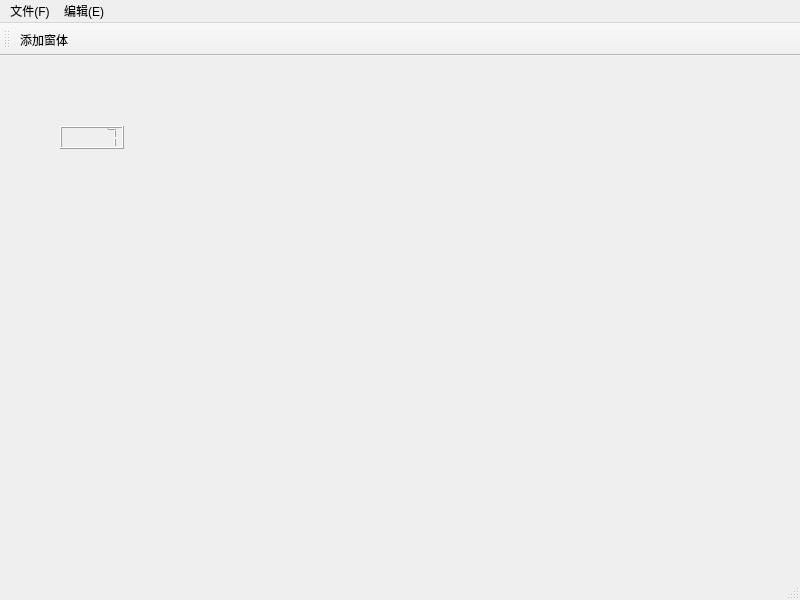
<?xml version="1.0" encoding="UTF-8"?>
<ui version="4.0">
 <class>MainWindow</class>
 <widget class="QMainWindow" name="MainWindow">
  <property name="geometry">
   <rect>
    <x>0</x>
    <y>0</y>
    <width>800</width>
    <height>600</height>
   </rect>
  </property>
  <property name="windowTitle">
   <string>MainWindow</string>
  </property>
  <widget class="QWidget" name="centralwidget">
   <widget class="QLCDNumber" name="lcdNumber">
    <property name="geometry">
     <rect>
      <x>60</x>
      <y>70</y>
      <width>64</width>
      <height>23</height>
     </rect>
    </property>
    <property name="value" stdset="0">
     <double>7.000000000000000</double>
    </property>
   </widget>
   <widget class="QWidget" name="gridLayoutWidget">
    <property name="geometry">
     <rect>
      <x>470</x>
      <y>170</y>
      <width>160</width>
      <height>80</height>
     </rect>
    </property>
    <layout class="QGridLayout" name="MainGridLayout"/>
   </widget>
  </widget>
  <widget class="QMenuBar" name="menubar">
   <property name="geometry">
    <rect>
     <x>0</x>
     <y>0</y>
     <width>800</width>
     <height>31</height>
    </rect>
   </property>
   <widget class="QMenu" name="menu_F">
    <property name="title">
     <string>文件(F)</string>
    </property>
    <addaction name="fileNewAction"/>
    <addaction name="fileOpenAction"/>
    <addaction name="fileCloseAction"/>
   </widget>
   <widget class="QMenu" name="menu">
    <property name="title">
     <string>编辑(E)</string>
    </property>
   </widget>
   <addaction name="menu_F"/>
   <addaction name="menu"/>
  </widget>
  <widget class="QStatusBar" name="statusbar"/>
  <widget class="QToolBar" name="toolBar">
   <property name="sizePolicy">
    <sizepolicy hsizetype="Preferred" vsizetype="Fixed">
     <horstretch>0</horstretch>
     <verstretch>0</verstretch>
    </sizepolicy>
   </property>
   <property name="minimumSize">
    <size>
     <width>30</width>
     <height>5</height>
    </size>
   </property>
   <property name="windowTitle">
    <string>工具栏</string>
   </property>
   <attribute name="toolBarArea">
    <enum>TopToolBarArea</enum>
   </attribute>
   <attribute name="toolBarBreak">
    <bool>true</bool>
   </attribute>
   <addaction name="addWinAction"/>
  </widget>
  <action name="fileOpenAction">
   <property name="text">
    <string>打开</string>
   </property>
   <property name="toolTip">
    <string>打开</string>
   </property>
   <property name="shortcut">
    <string>Alt+O</string>
   </property>
  </action>
  <action name="fileNewAction">
   <property name="text">
    <string>新建</string>
   </property>
   <property name="toolTip">
    <string>新建</string>
   </property>
   <property name="shortcut">
    <string>Alt+N</string>
   </property>
  </action>
  <action name="fileCloseAction">
   <property name="text">
    <string>关闭</string>
   </property>
   <property name="toolTip">
    <string>关闭</string>
   </property>
   <property name="shortcut">
    <string>Alt+C</string>
   </property>
  </action>
  <action name="addWinAction">
   <property name="text">
    <string>添加窗体</string>
   </property>
   <property name="toolTip">
    <string>添加窗体</string>
   </property>
  </action>
 </widget>
 <resources/>
 <connections/>
</ui>
